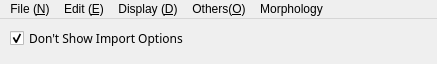
<?xml version="1.0" encoding="UTF-8"?>
<ui version="4.0">
 <class>MainWindow</class>
 <widget class="QMainWindow" name="MainWindow">
  <property name="geometry">
   <rect>
    <x>0</x>
    <y>0</y>
    <width>437</width>
    <height>64</height>
   </rect>
  </property>
  <property name="acceptDrops">
   <bool>true</bool>
  </property>
  <property name="windowTitle">
   <string>ImageLu</string>
  </property>
  <widget class="QWidget" name="centralwidget">
   <widget class="QCheckBox" name="import_checkBox">
    <property name="geometry">
     <rect>
      <x>10</x>
      <y>10</y>
      <width>231</width>
      <height>19</height>
     </rect>
    </property>
    <property name="font">
     <font>
      <family>Microsoft YaHei</family>
     </font>
    </property>
    <property name="text">
     <string>Don't Show Import Options</string>
    </property>
    <property name="checked">
     <bool>true</bool>
    </property>
   </widget>
  </widget>
  <widget class="QMenuBar" name="menubar">
   <property name="geometry">
    <rect>
     <x>0</x>
     <y>0</y>
     <width>437</width>
     <height>26</height>
    </rect>
   </property>
   <widget class="QMenu" name="menu_N">
    <property name="title">
     <string>File (&amp;N)</string>
    </property>
    <addaction name="action_open"/>
    <addaction name="action_save"/>
   </widget>
   <widget class="QMenu" name="menu_E">
    <property name="title">
     <string>Edit (&amp;E)</string>
    </property>
    <addaction name="action_wl_hist"/>
    <addaction name="action_zoom"/>
    <addaction name="action_detail_enhancement"/>
   </widget>
   <widget class="QMenu" name="menu">
    <property name="title">
     <string>Display (&amp;D)</string>
    </property>
    <addaction name="action_fourier_spectrum"/>
    <addaction name="action_filter_spectrum"/>
   </widget>
   <widget class="QMenu" name="menuOthers_O">
    <property name="title">
     <string>Others(&amp;O)</string>
    </property>
    <addaction name="action_laplacian"/>
    <addaction name="action_median_filter"/>
    <addaction name="separator"/>
    <addaction name="action_histogram_equalization"/>
    <addaction name="separator"/>
    <addaction name="action_line_transfer"/>
    <addaction name="action_gama_transfer"/>
    <addaction name="action_seg_augment"/>
   </widget>
   <widget class="QMenu" name="menuMorphology_2">
    <property name="title">
     <string>Morphology</string>
    </property>
    <addaction name="action_erode"/>
    <addaction name="action_dilate"/>
    <addaction name="action_divide_border"/>
   </widget>
   <addaction name="menu_N"/>
   <addaction name="menu_E"/>
   <addaction name="menu"/>
   <addaction name="menuOthers_O"/>
   <addaction name="menuMorphology_2"/>
  </widget>
  <widget class="QStatusBar" name="statusbar">
   <property name="maximumSize">
    <size>
     <width>16777215</width>
     <height>0</height>
    </size>
   </property>
  </widget>
  <action name="action_open">
   <property name="text">
    <string>Open</string>
   </property>
   <property name="shortcut">
    <string>Ctrl+O</string>
   </property>
  </action>
  <action name="action_wl_hist">
   <property name="text">
    <string>Window/Level</string>
   </property>
  </action>
  <action name="action_save">
   <property name="text">
    <string>Save</string>
   </property>
   <property name="shortcut">
    <string>Ctrl+S</string>
   </property>
  </action>
  <action name="action_zoom">
   <property name="text">
    <string>Zoom</string>
   </property>
  </action>
  <action name="action_detail_enhancement">
   <property name="text">
    <string>Detail Enhancement</string>
   </property>
  </action>
  <action name="action_fourier_spectrum">
   <property name="text">
    <string>Fourier Spectrum</string>
   </property>
  </action>
  <action name="action_filter_spectrum">
   <property name="enabled">
    <bool>true</bool>
   </property>
   <property name="text">
    <string>Filter Spectrum</string>
   </property>
  </action>
  <action name="action_histogram_equalization">
   <property name="text">
    <string>Histogram equalization</string>
   </property>
  </action>
  <action name="action_laplacian">
   <property name="text">
    <string>Laplacian</string>
   </property>
  </action>
  <action name="action_median_filter">
   <property name="text">
    <string>Median Filter</string>
   </property>
  </action>
  <action name="action_line_transfer">
   <property name="text">
    <string>Line Transfer</string>
   </property>
  </action>
  <action name="action_gama_transfer">
   <property name="text">
    <string>Gama Transfer</string>
   </property>
  </action>
  <action name="action_seg_augment">
   <property name="text">
    <string>Seg Augment</string>
   </property>
  </action>
  <action name="actionErode">
   <property name="text">
    <string>Erode</string>
   </property>
  </action>
  <action name="actionDilate">
   <property name="text">
    <string>Dilate</string>
   </property>
  </action>
  <action name="actionDivide_Border">
   <property name="text">
    <string>Divide Border</string>
   </property>
  </action>
  <action name="action_erode">
   <property name="text">
    <string>Erode</string>
   </property>
  </action>
  <action name="action_dilate">
   <property name="text">
    <string>Dilate</string>
   </property>
  </action>
  <action name="action_divide_border">
   <property name="text">
    <string>Divide Border</string>
   </property>
  </action>
 </widget>
 <resources/>
 <connections>
  <connection>
   <sender>action_open</sender>
   <signal>triggered()</signal>
   <receiver>MainWindow</receiver>
   <slot>openfile()</slot>
   <hints>
    <hint type="sourcelabel">
     <x>-1</x>
     <y>-1</y>
    </hint>
    <hint type="destinationlabel">
     <x>399</x>
     <y>87</y>
    </hint>
   </hints>
  </connection>
  <connection>
   <sender>action_wl_hist</sender>
   <signal>triggered()</signal>
   <receiver>MainWindow</receiver>
   <slot>wl_hist()</slot>
   <hints>
    <hint type="sourcelabel">
     <x>-1</x>
     <y>-1</y>
    </hint>
    <hint type="destinationlabel">
     <x>399</x>
     <y>87</y>
    </hint>
   </hints>
  </connection>
  <connection>
   <sender>action_save</sender>
   <signal>triggered()</signal>
   <receiver>MainWindow</receiver>
   <slot>savefile()</slot>
   <hints>
    <hint type="sourcelabel">
     <x>-1</x>
     <y>-1</y>
    </hint>
    <hint type="destinationlabel">
     <x>399</x>
     <y>87</y>
    </hint>
   </hints>
  </connection>
  <connection>
   <sender>action_zoom</sender>
   <signal>triggered()</signal>
   <receiver>MainWindow</receiver>
   <slot>set_zoom()</slot>
   <hints>
    <hint type="sourcelabel">
     <x>-1</x>
     <y>-1</y>
    </hint>
    <hint type="destinationlabel">
     <x>412</x>
     <y>155</y>
    </hint>
   </hints>
  </connection>
  <connection>
   <sender>action_detail_enhancement</sender>
   <signal>triggered()</signal>
   <receiver>MainWindow</receiver>
   <slot>detail_enhancement()</slot>
   <hints>
    <hint type="sourcelabel">
     <x>-1</x>
     <y>-1</y>
    </hint>
    <hint type="destinationlabel">
     <x>412</x>
     <y>71</y>
    </hint>
   </hints>
  </connection>
  <connection>
   <sender>action_fourier_spectrum</sender>
   <signal>triggered()</signal>
   <receiver>MainWindow</receiver>
   <slot>show_fourier_spectrum()</slot>
   <hints>
    <hint type="sourcelabel">
     <x>-1</x>
     <y>-1</y>
    </hint>
    <hint type="destinationlabel">
     <x>412</x>
     <y>71</y>
    </hint>
   </hints>
  </connection>
  <connection>
   <sender>action_filter_spectrum</sender>
   <signal>triggered()</signal>
   <receiver>MainWindow</receiver>
   <slot>show_filter_spectrum()</slot>
   <hints>
    <hint type="sourcelabel">
     <x>-1</x>
     <y>-1</y>
    </hint>
    <hint type="destinationlabel">
     <x>214</x>
     <y>32</y>
    </hint>
   </hints>
  </connection>
  <connection>
   <sender>action_histogram_equalization</sender>
   <signal>triggered()</signal>
   <receiver>MainWindow</receiver>
   <slot>action_histogram_equalization()</slot>
   <hints>
    <hint type="sourcelabel">
     <x>-1</x>
     <y>-1</y>
    </hint>
    <hint type="destinationlabel">
     <x>214</x>
     <y>32</y>
    </hint>
   </hints>
  </connection>
  <connection>
   <sender>action_laplacian</sender>
   <signal>triggered()</signal>
   <receiver>MainWindow</receiver>
   <slot>action_laplacian()</slot>
   <hints>
    <hint type="sourcelabel">
     <x>-1</x>
     <y>-1</y>
    </hint>
    <hint type="destinationlabel">
     <x>214</x>
     <y>32</y>
    </hint>
   </hints>
  </connection>
  <connection>
   <sender>action_median_filter</sender>
   <signal>triggered()</signal>
   <receiver>MainWindow</receiver>
   <slot>action_median_filter()</slot>
   <hints>
    <hint type="sourcelabel">
     <x>-1</x>
     <y>-1</y>
    </hint>
    <hint type="destinationlabel">
     <x>214</x>
     <y>32</y>
    </hint>
   </hints>
  </connection>
  <connection>
   <sender>action_line_transfer</sender>
   <signal>triggered()</signal>
   <receiver>MainWindow</receiver>
   <slot>action_line_transfer()</slot>
   <hints>
    <hint type="sourcelabel">
     <x>-1</x>
     <y>-1</y>
    </hint>
    <hint type="destinationlabel">
     <x>214</x>
     <y>32</y>
    </hint>
   </hints>
  </connection>
  <connection>
   <sender>action_gama_transfer</sender>
   <signal>triggered()</signal>
   <receiver>MainWindow</receiver>
   <slot>action_gama_transfer()</slot>
   <hints>
    <hint type="sourcelabel">
     <x>-1</x>
     <y>-1</y>
    </hint>
    <hint type="destinationlabel">
     <x>214</x>
     <y>32</y>
    </hint>
   </hints>
  </connection>
  <connection>
   <sender>action_seg_augment</sender>
   <signal>triggered()</signal>
   <receiver>MainWindow</receiver>
   <slot>action_seg_augment()</slot>
   <hints>
    <hint type="sourcelabel">
     <x>-1</x>
     <y>-1</y>
    </hint>
    <hint type="destinationlabel">
     <x>214</x>
     <y>32</y>
    </hint>
   </hints>
  </connection>
  <connection>
   <sender>action_erode</sender>
   <signal>triggered()</signal>
   <receiver>MainWindow</receiver>
   <slot>action_erode_img()</slot>
   <hints>
    <hint type="sourcelabel">
     <x>-1</x>
     <y>-1</y>
    </hint>
    <hint type="destinationlabel">
     <x>218</x>
     <y>31</y>
    </hint>
   </hints>
  </connection>
  <connection>
   <sender>action_dilate</sender>
   <signal>triggered()</signal>
   <receiver>MainWindow</receiver>
   <slot>action_dilate_img()</slot>
   <hints>
    <hint type="sourcelabel">
     <x>-1</x>
     <y>-1</y>
    </hint>
    <hint type="destinationlabel">
     <x>218</x>
     <y>31</y>
    </hint>
   </hints>
  </connection>
  <connection>
   <sender>action_divide_border</sender>
   <signal>triggered()</signal>
   <receiver>MainWindow</receiver>
   <slot>action_divide_border()</slot>
   <hints>
    <hint type="sourcelabel">
     <x>-1</x>
     <y>-1</y>
    </hint>
    <hint type="destinationlabel">
     <x>218</x>
     <y>31</y>
    </hint>
   </hints>
  </connection>
 </connections>
 <slots>
  <slot>openfile()</slot>
  <slot>wl_hist()</slot>
  <slot>savefile()</slot>
  <slot>set_zoom()</slot>
  <slot>detail_enhancement()</slot>
  <slot>show_fourier_spectrum()</slot>
  <slot>show_filter_spectrum()</slot>
  <slot>action_histogram_equalization()</slot>
  <slot>action_laplacian()</slot>
  <slot>action_median_filter()</slot>
  <slot>action_line_transfer()</slot>
  <slot>action_gama_transfer()</slot>
  <slot>action_seg_augment()</slot>
  <slot>action_erode_img()</slot>
  <slot>action_dilate_img()</slot>
  <slot>action_divide_border()</slot>
 </slots>
</ui>
